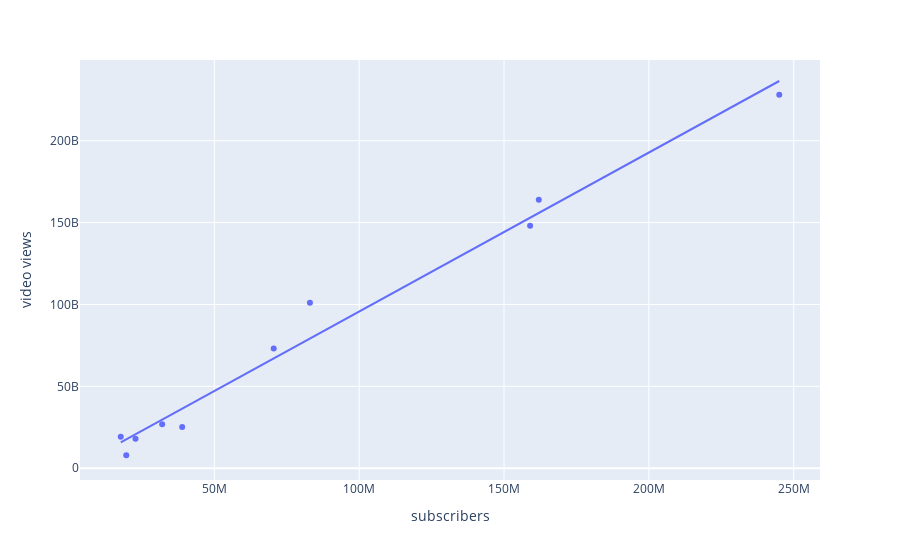

Notebook source saved alongside this figure:
### Markdown cell above
Being in the top 10 of most subscribers, there seems to be some positive correlation with the amount of subscribers they have with the amount of video views with an R^2 of 0.55

### Code cell
px.scatter(df[df['Youtuber'].isin(top10_earnings['Youtuber'])], x='subscribers', y='video views', trendline='ols', hover_data=['Youtuber'])

### Figure 1 — Plotly figure (JSON) as saved in the notebook; plotly's stock layout.template omitted (floating-point values rounded to 4 significant figures)
{"data": [{"customdata": [["T-Series"], ["Cocomelon - Nursery Rhymes"], ["SET India"], ["Sony SAB"], ["Zee TV"], ["GR6 EXPLODE"], ["StarPlus"], ["KL BRO Biju Rithvik"], ["DaFuq!?Boom!"], ["ýýýýýýýýý KIMPRO"]], "hovertemplate": "subscribers=%{x}<br>video views=%{y}<br>Youtuber=%{customdata[0]}<extra></extra>", "legendgroup": "", "marker": {"color": "#636efa", "symbol": "circle"}, "mode": "markers", "name": "", "orientation": "v", "showlegend": false, "type": "scatter", "x": [245000000, 162000000, 159000000, 83000000, 70500000, 38900000, 32000000, 22800000, 19600000, 17700000], "xaxis": "x", "y": [228000000000, 164000000000, 148000000000, 101000000000, 73139054467, 25154232306, 26800674545, 17988347989, 7906181776, 19206701832], "yaxis": "y"}, {"hovertemplate": "<b>OLS trendline</b><br>video views = 971.176 * subscribers + -1.47898e+09<br>R<sup>2</sup>=0.982463<br><br>subscribers=%{x}<br>video views=%{y} <b>(trend)</b><extra></extra>", "legendgroup": "", "marker": {"color": "#636efa", "symbol": "circle"}, "mode": "lines", "name": "", "showlegend": false, "type": "scatter", "x": [17700000, 19600000, 22800000, 32000000, 38900000, 70500000, 83000000, 159000000, 162000000, 245000000], "xaxis": "x", "y": [15710000000.0, 17560000000.0, 20660000000.0, 29600000000.0, 36300000000.0, 66990000000.0, 79130000000.0, 152900000000.0, 155900000000.0, 236500000000.0], "yaxis": "y"}], "layout": {"autosize": true, "legend": {"tracegroupgap": 0}, "margin": {"t": 60}, "xaxis": {"anchor": "y", "autorange": true, "domain": [0, 1], "range": [4142000.0, 258600000.0], "title": {"text": "subscribers"}, "type": "linear"}, "yaxis": {"anchor": "x", "autorange": true, "domain": [0, 1], "range": [-9449000000.0, 249400000000.0], "title": {"text": "video views"}, "type": "linear"}}}
